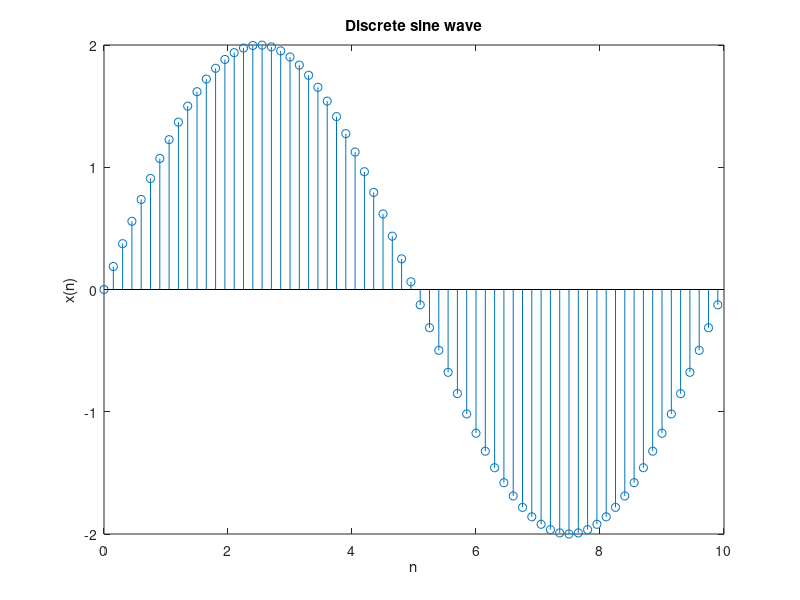
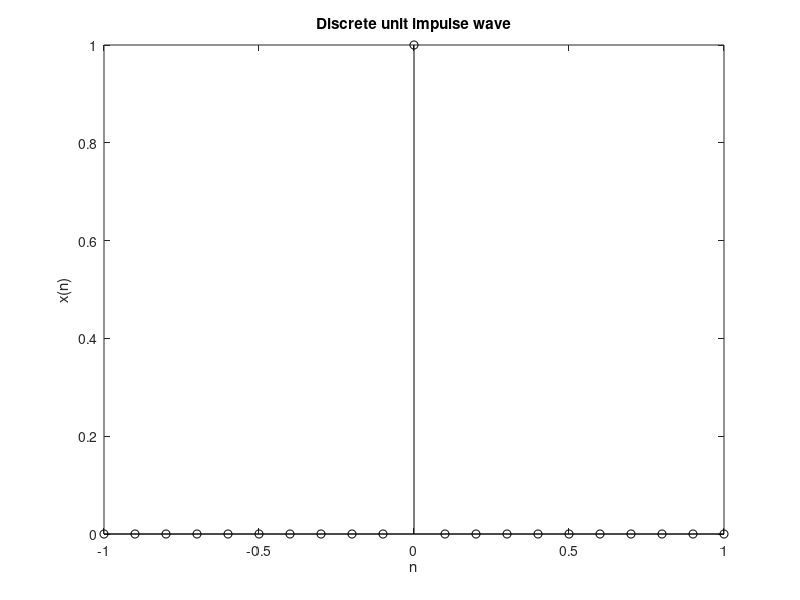
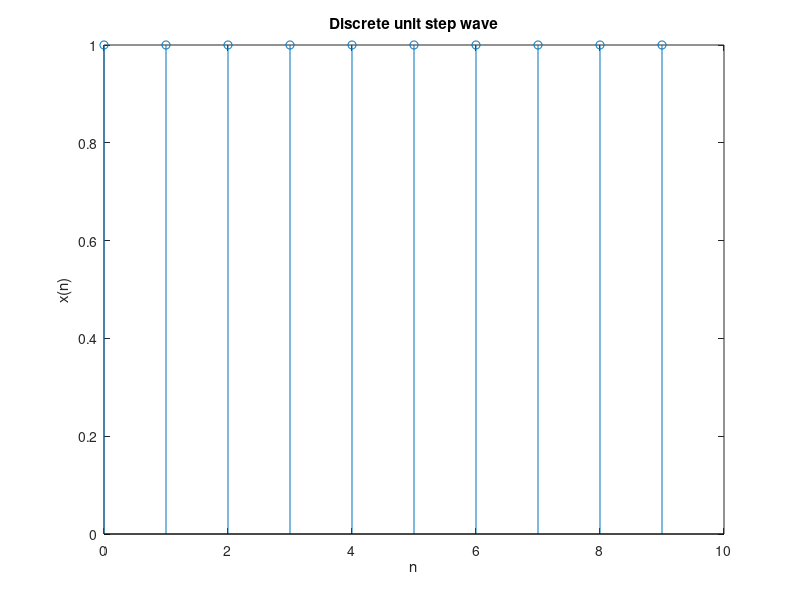
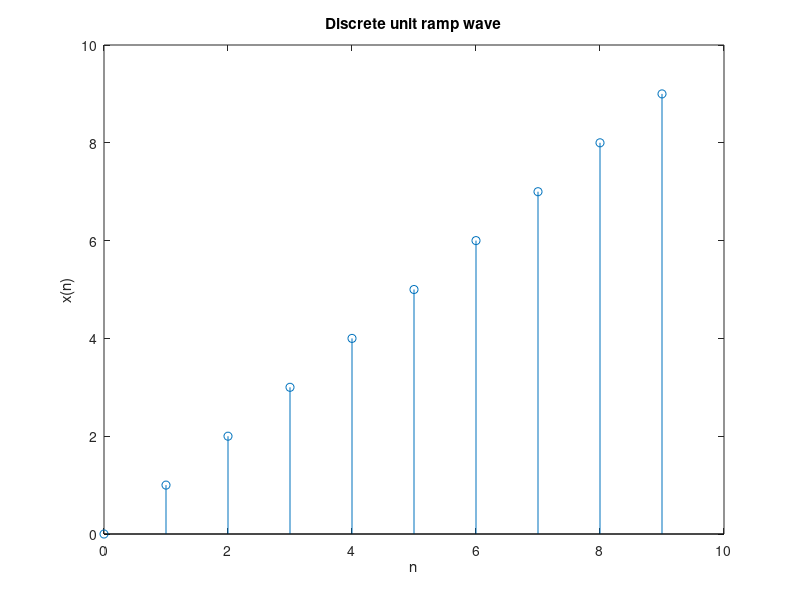

Write MATLAB code to recreate these figures, in order.
%% DT_signal

clc
clear all
close all

%% 1. Sine Wave

t=0:0.15:10;
n=0:0.15:10;
f=0.50;
f1=10*f;
x1=2*sin(2*pi*(f/f1)*n);
figure('numbertitle','off','Name','Smit_Sine Wave DT Signal')
stem(t,x1)
xlabel('n')
ylabel('x(n)')
title('Discrete sine wave')

%% 2. Unit Impulse Wave

t1=-1:0.1:1;
n1=-1:0.1:1;
impulse= t1==0;
figure('numbertitle','off','Name','Smit_Unit Impulse Wave DT Signal')
stem(n1,impulse,'k')
xlabel('n')
ylabel('x(n)')
title('Discrete unit impulse wave')

%% 3. Unit Step Wave

N=10;
n2=0:1:N-1;
x2=ones(1,N);
figure('numbertitle','off','Name','Smit_Unit Step Wave DT Signal')
stem(n2,x2)
xlabel('n')
ylabel('x(n)')
title('Discrete unit step wave')

%% 4. Unit Ramp Wave

n3=0:1:9;
x3=1*n3;
figure('numbertitle','off','Name','Smit_Unit Ramp Wave DT Signal')
stem(n3,x3)
xlabel('n')
ylabel('x(n)')
title('Discrete unit ramp wave')

%% 5. Unit Rectangular Pulse

figure('numbertitle','off','Name','Smit_Unit Rectangular Wave DT Signal')
%fs=10;
t=-10:1:10;
T=5;
s=rectpuls(t,T);
stem(t,s)
xlabel('n')
ylabel('x(n)')
title('Discrete Unit Rectangular wave')

%% 6. Traingular Pulse

t3=-5:1:5;
x4=tripuls(t3,3);
figure('numbertitle','off','Name','Smit_Triangular Wave DT Signal')
stem(t3,x4)
xlabel('n')
ylabel('x(n)')
title('Discrete triangular wave')

%% 7. Signum

figure('numbertitle','off','Name','Smit_Signum Wave DT Signal')
x5 = [-5 -4 -3 -2 -1 0 1 2 3 4 5];
y = sign(x5);
stem(x5,y)
ylim([-2 2])
xlabel('n')
ylabel('x(n)')
title('Discrete Signum wave')

%% 8. Sinc

figure('numbertitle','off','Name','Smit_Sinc Wave DT Signal')
x6=linspace(-10,10,20);
y1=sinc(x6);
stem(x6,y1)
xlabel('n')
ylabel('x(n)')
title('Continuous Sinc wave')

%% 9. Real Exponential

% (a)Increasing
figure('numbertitle','off','Name','Smit_Exponential Increasing Wave DT Signal')
a=0.5;
x7=-5:1:10;
y2=exp(a*x7);
stem(x7,y2)
xlabel('n')
ylabel('x(n)')
title('Discrete Exponential Increasing wave')

% (b)Decreasing
figure('numbertitle','off','Name','Smit_Exponential Decreasing Wave DT Signal')
a1=-0.5;
y3=exp(a1*x7);
stem(x7,y3)
xlabel('n')
ylabel('x(n)')
title('Discrete Exponential Decreasing wave')

%% 10. Complex Exponential

% (a)Complex exponential with real part greater than zero
figure('numbertitle','off','Name','Smit_Complex Wave greater than zero DT Signal')
a3=0.08;
b3=30;
c1=a3 + i*b3;
x8=-10:1:10;
k=exp(c1*x8);
stem(x8,real(k))
xlabel('n')
ylabel('x(n)')
title('Discrete Complex exponential with real part greater than zeroexponential with real part greater than zero')

% (b)Complex exponential with real part less than zero
figure('numbertitle','off','Name','Smit_Complex Wave less than zero DT Signal')
a4=-0.08;
c2=a4 + i*b3;
k1=exp(c2*x8);
stem(x8,real(k1))
xlabel('t')
ylabel('x(t)')
title('Continuous Complex exponential with real part less than zero')

%% Conclusion

%{
    Through this experiment, we saw how to generate the waveforms of
    certain basic waves in Continuous Time using MATLAB functions. We used
    the functions, individual pulse functions and other basic functions.
    This experiment gave us enough knowledge to understand the working of
    MATLAB for plotting of signals.
%}
